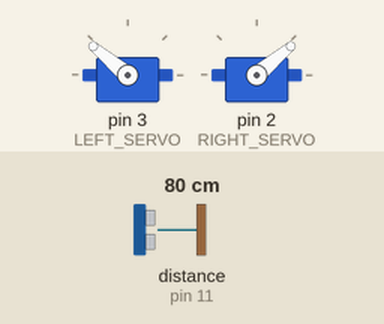
Simulated run of this sketch. Board: Arduino Uno, built with avr-gcc and run on an emulated ATmega328P. On the bench: 2 × servo. The inputs (shaded band) are chosen by the test bench; at power-on: distance to the obstacle (sensor on pin 11) 80 cm. The echo pulse lasts 58.3 µs per cm.

Above: at 1.2 s.
1.3 s: distance to the obstacle (sensor on pin 11) set to 11 cm
2.8 s: distance to the obstacle (sensor on pin 11) set to 8 cm
At 3.4 s:
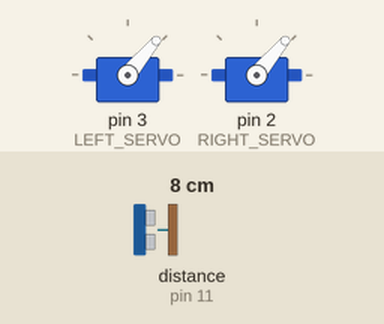
5.8 s: distance to the obstacle (sensor on pin 11) set to 18 cm
At 7.1 s:
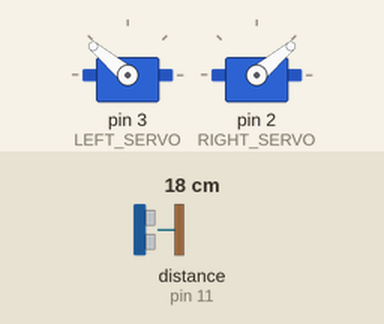
7.4 s: distance to the obstacle (sensor on pin 11) set to 2 cm
At 8.2 s:
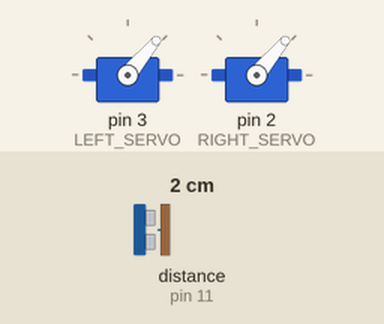
Timing chart, 0 to 11.4 s (numbered marks = the images above; inputs shaded):
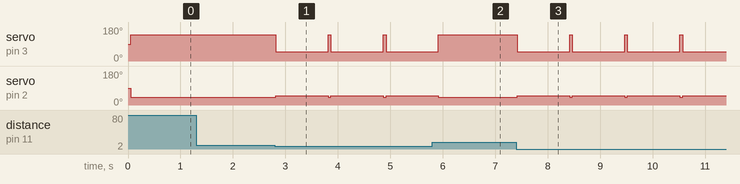

Measured:
- the behaviour switches between 10 and 9 cm on distance to the obstacle (sensor on pin 11) (found by bisection; images 0 and 1)
- after the input at 1.3 s, every drawn part: stays the same
- after the input at 2.8 s, servo on pin 3 (LEFT_SERVO): 140° → 50° at once; servo on pin 2 (RIGHT_SERVO): 40° → 50° at once
- after the input at 5.8 s, servo on pin 3 (LEFT_SERVO): goes on until 5.9 s, then stays 140°; servo on pin 2 (RIGHT_SERVO): goes on until 5.9 s, then stays 40°
- after the input at 7.4 s, servo on pin 3 (LEFT_SERVO): 140° → 50° at once; servo on pin 2 (RIGHT_SERVO): 40° → 50° at once

The sketch:

rover.ino
```cpp
// ---------------------------------------------------------------------------
// Rover control code, ported from trinket rover @
// http://learn.adafruit.com/trinket-powered-rover/source-code
// for the Victoria Makerspace by Thomas Gray
// ---------------------------------------------------------------------------

#include <NewPing.h>
#include <Servo.h>

#define TRIGGER_PIN  12  // Arduino pin tied to trigger pin on the ultrasonic sensor.
#define ECHO_PIN     11  // Arduino pin tied to echo pin on the ultrasonic sensor.
#define RIGHT_SERVO 2
#define LEFT_SERVO 3
#define MAX_DISTANCE 200 // Maximum distance we want to ping for (in centimeters). Maximum sensor distance is rated at 400-500cm.
#define OBSTACLE 10
#define SPEED 50  // adjust speed so that this value moves the rover 1 cm
#define AVOID_TIME 1000  // time to run the avoid process, in ms

NewPing sonar(TRIGGER_PIN, ECHO_PIN, MAX_DISTANCE); // NewPing setup of pins and maximum distance.
Servo leftServo;
Servo rightServo;

void setup() {
  // To rotate the servo you just write a value to it, 90 is stop, a value lower then 90 is counterclockwise a value bigger then 90 is clockwise.
  leftServo.attach(LEFT_SERVO);
  rightServo.attach(RIGHT_SERVO);
}

void loop() {
  delay(50);                      // Wait 50ms between pings (about 20 pings/sec). 29ms should be the shortest delay between pings.
  unsigned int uS = sonar.ping(); // Send ping, get ping time in microseconds (uS).
  unsigned int distance = (uS / US_ROUNDTRIP_CM);

  if(distance < 10) {
    leftServo.write(SPEED);
    rightServo.write(SPEED);
    delay(AVOID_TIME);
  }

  leftServo.write(90+SPEED);
  rightServo.write(90-SPEED);
}
```
